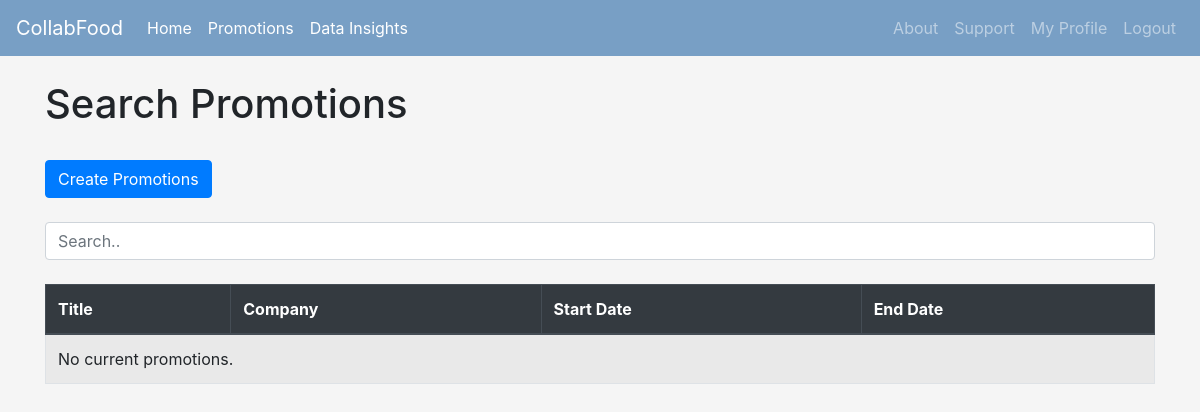
/searchpromotions (signed in), run on an earlier commit of the app's database.
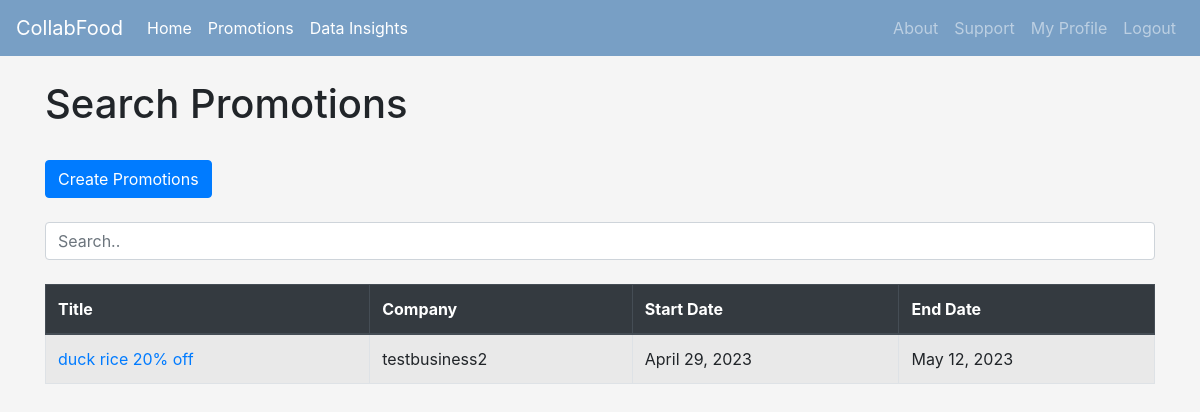
And on a later commit of the database.
### Homepage/models.py (models this page shows)
class Promotion(models.Model):
    title = models.CharField(max_length=100)
    description = models.CharField(max_length=999)
    createdBy = models.ForeignKey(User, on_delete=models.CASCADE)
    createdDate = models.DateTimeField(auto_now_add=True)
    startDate = models.DateField()
    endDate = models.DateField()
    isActive = models.BooleanField(default=True)
    def __str__(self):
        return f"{self.id} - {self.title} - createdBy:{self.createdBy} - startDate:{self.startDate} - endDate:{self.endDate}"

### Homepage/views.py (the view)
# urls.py: path('searchpromotions',views.search_promotion,name='searchpromotions'),
@login_required
def search_promotion(request):
	user_type = UserType.objects.get(user=request.user)
	promotions = Promotion.objects.all()
	if user_type.userType in ['user']:
		promotions = Promotion.objects.filter(isActive=True, startDate__lte=timezone.now(), endDate__gte=timezone.now())
	elif user_type.userType in ['business']:
		promotions = Promotion.objects.filter(createdBy = request.user)
	else:
		promotions = Promotion.objects.all()
	print("zx promotions: "+str(promotions),flush=True)
	context = {'user_type': user_type, 'promotions':promotions}
	return render(request, 'searchpromotion.html', context)

### Homepage/templates/searchpromotion.html (shortened to what this page needs)
{% extends 'base.html' %}
{% block content %}
<h1>Search Promotions</h1>
<br>
{% if user_type.userType == 'business' %}
  <a class="btn btn-primary" href="{% url 'createpromotion' %}">Create Promotions</a><br><br>
{% endif %}
<input class="form-control" id="searchPromotions" type="text" placeholder="Search..">
<br>
  <table class="table table-striped table-bordered table-hover">
    <thead class="thead-dark">
      <tr>
          <th scope="col">Title</th>
          <th scope="col">Company</th>
          <th scope="col">Start Date</th>
          <th scope="col">End Date</th>
      </tr>
    </thead>
    {% if promotions %}
    <tbody id="Promotions">
      {% for item in promotions %}
        <tr>
            <td><a href="{% url 'viewpromotion' item.id %}">{{ item.title }}</a></td>
            <td>{{ item.createdBy }}</td>
            <td>{{ item.startDate }}</td>
            <td>{{ item.endDate }}</td>
        </tr>
      {% endfor %}
      {% else %}
      <tr><td colspan="4" text>No current promotions.</td> <tr>
      {% endif %}
    </tbody>
  </table>
{% endblock %}

What changed in the data, as far as the page shows it:
added Promotion: title "duck rice 20% off", createdBy "testbusiness2", startDate "April 29, 2023", endDate "May 12, 2023"
Also different on the page:
text no longer shown: "No current promotions."
